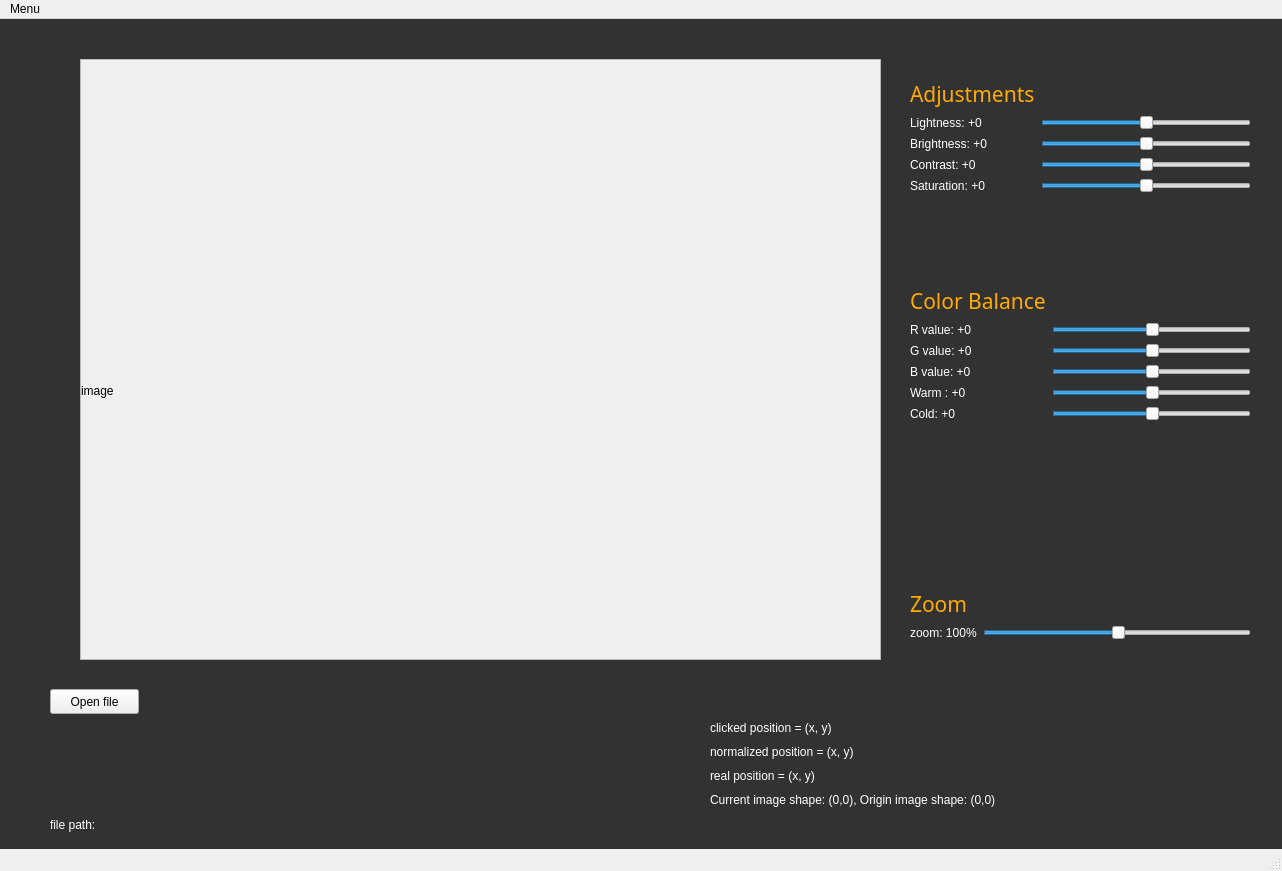
<?xml version="1.0" encoding="UTF-8"?>
<ui version="4.0">
 <class>MainWindow</class>
 <widget class="QMainWindow" name="MainWindow">
  <property name="geometry">
   <rect>
    <x>0</x>
    <y>0</y>
    <width>1282</width>
    <height>871</height>
   </rect>
  </property>
  <property name="windowTitle">
   <string>Photoshop by WongWong</string>
  </property>
  <property name="windowIcon">
   <iconset>
    <normaloff>material/wongwong.png</normaloff>material/wongwong.png</iconset>
  </property>
  <property name="autoFillBackground">
   <bool>true</bool>
  </property>
  <widget class="QWidget" name="centralwidget">
   <widget class="QPushButton" name="btn_open_file">
    <property name="geometry">
     <rect>
      <x>50</x>
      <y>670</y>
      <width>89</width>
      <height>25</height>
     </rect>
    </property>
    <property name="text">
     <string>Open file</string>
    </property>
   </widget>
   <widget class="QWidget" name="verticalLayoutWidget">
    <property name="geometry">
     <rect>
      <x>80</x>
      <y>40</y>
      <width>801</width>
      <height>601</height>
     </rect>
    </property>
    <layout class="QVBoxLayout" name="verticalLayout_2">
     <item>
      <widget class="QScrollArea" name="scrollArea">
       <property name="widgetResizable">
        <bool>true</bool>
       </property>
       <widget class="QWidget" name="scrollAreaWidgetContents">
        <property name="geometry">
         <rect>
          <x>0</x>
          <y>0</y>
          <width>797</width>
          <height>597</height>
         </rect>
        </property>
        <widget class="QLabel" name="label_img">
         <property name="geometry">
          <rect>
           <x>0</x>
           <y>0</y>
           <width>851</width>
           <height>661</height>
          </rect>
         </property>
         <property name="text">
          <string>image</string>
         </property>
        </widget>
       </widget>
      </widget>
     </item>
    </layout>
   </widget>
   <widget class="QLabel" name="Logo">
    <property name="geometry">
     <rect>
      <x>1120</x>
      <y>660</y>
      <width>150</width>
      <height>150</height>
     </rect>
    </property>
    <property name="text">
     <string/>
    </property>
    <property name="pixmap">
     <pixmap>demo_materials/wongwong.png</pixmap>
    </property>
    <property name="scaledContents">
     <bool>true</bool>
    </property>
   </widget>
   <widget class="QLabel" name="label_filepath">
    <property name="geometry">
     <rect>
      <x>50</x>
      <y>770</y>
      <width>841</width>
      <height>71</height>
     </rect>
    </property>
    <property name="styleSheet">
     <string notr="true">color:rgb(255, 255, 255);</string>
    </property>
    <property name="text">
     <string>file path:</string>
    </property>
   </widget>
   <widget class="QWidget" name="verticalLayoutWidget_2">
    <property name="geometry">
     <rect>
      <x>910</x>
      <y>60</y>
      <width>341</width>
      <height>174</height>
     </rect>
    </property>
    <layout class="QVBoxLayout" name="verticalLayout_3">
     <item>
      <layout class="QFormLayout" name="formLayout">
       <item row="0" column="0">
        <widget class="QLabel" name="Adjustments">
         <property name="font">
          <font>
           <family>Arial Black</family>
           <pointsize>16</pointsize>
          </font>
         </property>
         <property name="styleSheet">
          <string notr="true">color:rgb(255, 170, 0);</string>
         </property>
         <property name="text">
          <string>Adjustments</string>
         </property>
        </widget>
       </item>
       <item row="1" column="0">
        <widget class="QLabel" name="label_lightness">
         <property name="styleSheet">
          <string notr="true">color:rgb(255, 255, 255);</string>
         </property>
         <property name="text">
          <string>Lightness: +0</string>
         </property>
        </widget>
       </item>
       <item row="1" column="1">
        <widget class="QSlider" name="slider_lightness">
         <property name="value">
          <number>50</number>
         </property>
         <property name="orientation">
          <enum>Qt::Horizontal</enum>
         </property>
        </widget>
       </item>
       <item row="2" column="0">
        <widget class="QLabel" name="label_brightness">
         <property name="autoFillBackground">
          <bool>false</bool>
         </property>
         <property name="styleSheet">
          <string notr="true">color:rgb(255, 255, 255);</string>
         </property>
         <property name="text">
          <string>Brightness: +0</string>
         </property>
        </widget>
       </item>
       <item row="2" column="1">
        <widget class="QSlider" name="slider_brightness">
         <property name="value">
          <number>50</number>
         </property>
         <property name="orientation">
          <enum>Qt::Horizontal</enum>
         </property>
        </widget>
       </item>
       <item row="3" column="0">
        <widget class="QLabel" name="label_contrast">
         <property name="styleSheet">
          <string notr="true">color:rgb(255, 255, 255);</string>
         </property>
         <property name="text">
          <string>Contrast: +0</string>
         </property>
        </widget>
       </item>
       <item row="3" column="1">
        <widget class="QSlider" name="slider_contrast">
         <property name="value">
          <number>50</number>
         </property>
         <property name="orientation">
          <enum>Qt::Horizontal</enum>
         </property>
        </widget>
       </item>
       <item row="4" column="0">
        <widget class="QLabel" name="label_saturation">
         <property name="styleSheet">
          <string notr="true">color:rgb(255, 255, 255);</string>
         </property>
         <property name="text">
          <string>Saturation: +0</string>
         </property>
        </widget>
       </item>
       <item row="4" column="1">
        <widget class="QSlider" name="slider_saturation">
         <property name="value">
          <number>50</number>
         </property>
         <property name="orientation">
          <enum>Qt::Horizontal</enum>
         </property>
        </widget>
       </item>
      </layout>
     </item>
    </layout>
   </widget>
   <widget class="QWidget" name="verticalLayoutWidget_3">
    <property name="geometry">
     <rect>
      <x>910</x>
      <y>267</y>
      <width>341</width>
      <height>197</height>
     </rect>
    </property>
    <layout class="QVBoxLayout" name="verticalLayout_4">
     <item>
      <layout class="QFormLayout" name="formLayout_2">
       <item row="1" column="1">
        <widget class="QSlider" name="slider_Rvalue">
         <property name="value">
          <number>50</number>
         </property>
         <property name="orientation">
          <enum>Qt::Horizontal</enum>
         </property>
        </widget>
       </item>
       <item row="2" column="0">
        <widget class="QLabel" name="label_Gvalue">
         <property name="styleSheet">
          <string notr="true">color:rgb(255, 255, 255);</string>
         </property>
         <property name="text">
          <string>G value: +0</string>
         </property>
        </widget>
       </item>
       <item row="2" column="1">
        <widget class="QSlider" name="slider_Gvalue">
         <property name="value">
          <number>50</number>
         </property>
         <property name="orientation">
          <enum>Qt::Horizontal</enum>
         </property>
        </widget>
       </item>
       <item row="3" column="0">
        <widget class="QLabel" name="label_Bvalue">
         <property name="styleSheet">
          <string notr="true">color:rgb(255, 255, 255);</string>
         </property>
         <property name="text">
          <string>B value: +0</string>
         </property>
        </widget>
       </item>
       <item row="3" column="1">
        <widget class="QSlider" name="slider_Bvalue">
         <property name="value">
          <number>50</number>
         </property>
         <property name="orientation">
          <enum>Qt::Horizontal</enum>
         </property>
        </widget>
       </item>
       <item row="4" column="0">
        <widget class="QLabel" name="label_warm">
         <property name="styleSheet">
          <string notr="true">color:rgb(255, 255, 255);</string>
         </property>
         <property name="text">
          <string>Warm : +0</string>
         </property>
        </widget>
       </item>
       <item row="4" column="1">
        <widget class="QSlider" name="slider_warm">
         <property name="value">
          <number>50</number>
         </property>
         <property name="orientation">
          <enum>Qt::Horizontal</enum>
         </property>
        </widget>
       </item>
       <item row="5" column="0">
        <widget class="QLabel" name="label_cold">
         <property name="styleSheet">
          <string notr="true">color:rgb(255, 255, 255);</string>
         </property>
         <property name="text">
          <string>Cold: +0</string>
         </property>
        </widget>
       </item>
       <item row="5" column="1">
        <widget class="QSlider" name="slider_cold">
         <property name="value">
          <number>50</number>
         </property>
         <property name="orientation">
          <enum>Qt::Horizontal</enum>
         </property>
        </widget>
       </item>
       <item row="1" column="0">
        <widget class="QLabel" name="label_Rvalue">
         <property name="styleSheet">
          <string notr="true">color:rgb(255, 255, 255);</string>
         </property>
         <property name="text">
          <string>R value: +0</string>
         </property>
        </widget>
       </item>
       <item row="0" column="0">
        <widget class="QLabel" name="ColorBalance">
         <property name="font">
          <font>
           <family>Arial Black</family>
           <pointsize>16</pointsize>
          </font>
         </property>
         <property name="autoFillBackground">
          <bool>false</bool>
         </property>
         <property name="styleSheet">
          <string notr="true">color:rgb(255, 170, 0);</string>
         </property>
         <property name="text">
          <string>Color Balance</string>
         </property>
        </widget>
       </item>
      </layout>
     </item>
    </layout>
   </widget>
   <widget class="QLabel" name="Background">
    <property name="geometry">
     <rect>
      <x>0</x>
      <y>0</y>
      <width>2000</width>
      <height>2000</height>
     </rect>
    </property>
    <property name="maximumSize">
     <size>
      <width>2000</width>
      <height>2000</height>
     </size>
    </property>
    <property name="autoFillBackground">
     <bool>false</bool>
    </property>
    <property name="styleSheet">
     <string notr="true">background-color:rgb(50, 50,50); color:rgb(255, 170, 0);</string>
    </property>
    <property name="text">
     <string/>
    </property>
   </widget>
   <widget class="QWidget" name="layoutWidget">
    <property name="geometry">
     <rect>
      <x>910</x>
      <y>570</y>
      <width>341</width>
      <height>71</height>
     </rect>
    </property>
    <layout class="QFormLayout" name="formLayout_3">
     <item row="0" column="0">
      <widget class="QLabel" name="Zoom">
       <property name="font">
        <font>
         <family>Arial Black</family>
         <pointsize>16</pointsize>
        </font>
       </property>
       <property name="autoFillBackground">
        <bool>false</bool>
       </property>
       <property name="styleSheet">
        <string notr="true">color:rgb(255, 170, 0);</string>
       </property>
       <property name="text">
        <string>Zoom</string>
       </property>
      </widget>
     </item>
     <item row="1" column="0">
      <widget class="QLabel" name="label_zoom">
       <property name="styleSheet">
        <string notr="true">color:rgb(255, 255, 255);</string>
       </property>
       <property name="text">
        <string>zoom: 100%</string>
       </property>
      </widget>
     </item>
     <item row="1" column="1">
      <widget class="QSlider" name="slider_zoom">
       <property name="value">
        <number>50</number>
       </property>
       <property name="orientation">
        <enum>Qt::Horizontal</enum>
       </property>
      </widget>
     </item>
    </layout>
   </widget>
   <widget class="QWidget" name="verticalLayoutWidget_4">
    <property name="geometry">
     <rect>
      <x>710</x>
      <y>700</y>
      <width>421</width>
      <height>90</height>
     </rect>
    </property>
    <layout class="QVBoxLayout" name="verticalLayout">
     <item>
      <widget class="QLabel" name="label_click_pos">
       <property name="styleSheet">
        <string notr="true">color:rgb(255, 255, 255);</string>
       </property>
       <property name="text">
        <string>clicked position = (x, y)</string>
       </property>
      </widget>
     </item>
     <item>
      <widget class="QLabel" name="label_norm_pos">
       <property name="styleSheet">
        <string notr="true">color:rgb(255, 255, 255);</string>
       </property>
       <property name="text">
        <string>normalized position = (x, y)</string>
       </property>
      </widget>
     </item>
     <item>
      <widget class="QLabel" name="label_real_pos">
       <property name="styleSheet">
        <string notr="true">color:rgb(255, 255, 255);</string>
       </property>
       <property name="text">
        <string>real position = (x, y)</string>
       </property>
      </widget>
     </item>
     <item>
      <widget class="QLabel" name="label_img_shape">
       <property name="styleSheet">
        <string notr="true">color:rgb(255, 255, 255);</string>
       </property>
       <property name="text">
        <string>Current image shape: (0,0), Origin image shape: (0,0)</string>
       </property>
      </widget>
     </item>
    </layout>
   </widget>
   <zorder>Background</zorder>
   <zorder>btn_open_file</zorder>
   <zorder>verticalLayoutWidget</zorder>
   <zorder>Logo</zorder>
   <zorder>label_filepath</zorder>
   <zorder>verticalLayoutWidget_2</zorder>
   <zorder>verticalLayoutWidget_3</zorder>
   <zorder>layoutWidget</zorder>
   <zorder>verticalLayoutWidget_4</zorder>
  </widget>
  <widget class="QMenuBar" name="menubar">
   <property name="geometry">
    <rect>
     <x>0</x>
     <y>0</y>
     <width>1282</width>
     <height>21</height>
    </rect>
   </property>
   <widget class="QMenu" name="menuMenu">
    <property name="title">
     <string>Menu</string>
    </property>
    <addaction name="actionOpenfile"/>
   </widget>
   <addaction name="menuMenu"/>
  </widget>
  <widget class="QStatusBar" name="statusbar"/>
  <action name="actionOpenfile">
   <property name="text">
    <string>Openfile</string>
   </property>
  </action>
 </widget>
 <resources/>
 <connections/>
</ui>
